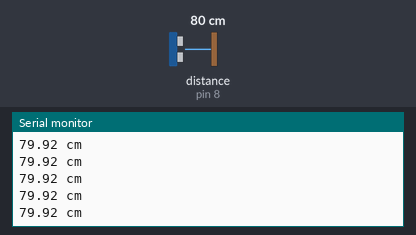
Bench run of a sketch on a simulated Arduino Uno, built with avr-gcc and run on an emulated ATmega328P. Shown: the last lines printed to the serial monitor. Wiring (inferred from the names in the program): ultrasonic range finder: trigger pin 10; echo pin 8. Inputs (shaded band) come from the test bench; at power-on: distance to the obstacle (sensor on pin 8) 80 cm. The echo pulse lasts 58.3 µs per cm.

Above: at 1.2 s.
1.3 s: distance to the obstacle (sensor on pin 8) set to 2 cm
At 2.0 s:
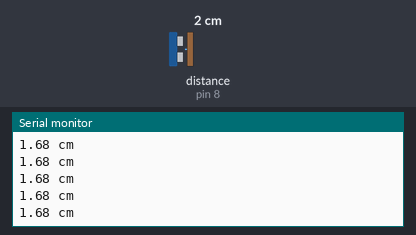
2.8 s: distance to the obstacle (sensor on pin 8) set to 35 cm
At 3.6 s:
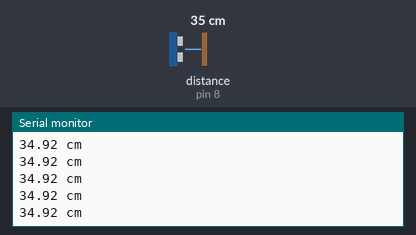
Timing chart, 0 to 5.8 s (numbered marks = the images above; inputs shaded):
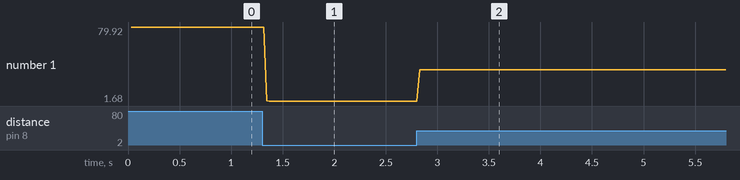

The sketch:

ultrasonic-distance.ino
```cpp
int trig = 10;
int echo = 8;
int time;
float distance;
float soundspeed = 0.0343; //speed of sound in cm per microsecond

void setup() {
  pinMode(trig, OUTPUT);
  pinMode(echo, INPUT);
  Serial.begin(115200);
}

void loop() {
  digitalWrite(trig, LOW);
  delayMicroseconds(10);
  digitalWrite(trig, HIGH);
  delayMicroseconds(10);
  digitalWrite(trig, LOW);

  time = pulseIn(echo, HIGH);
  delay(25);
  distance = soundspeed * (time / 2.);
  Serial.print(distance);
  Serial.println(" cm");

}
```

Measured:
- after the input at 1.3 s, the serial monitor: prints a new line at once (image 1)
- after the input at 2.8 s, the serial monitor: prints a new line at once (image 2)
- plotted number 1: 79.92 → 1.68 after the input at 1.3 s, 1.68 → 34.92 after the input at 2.8 s
